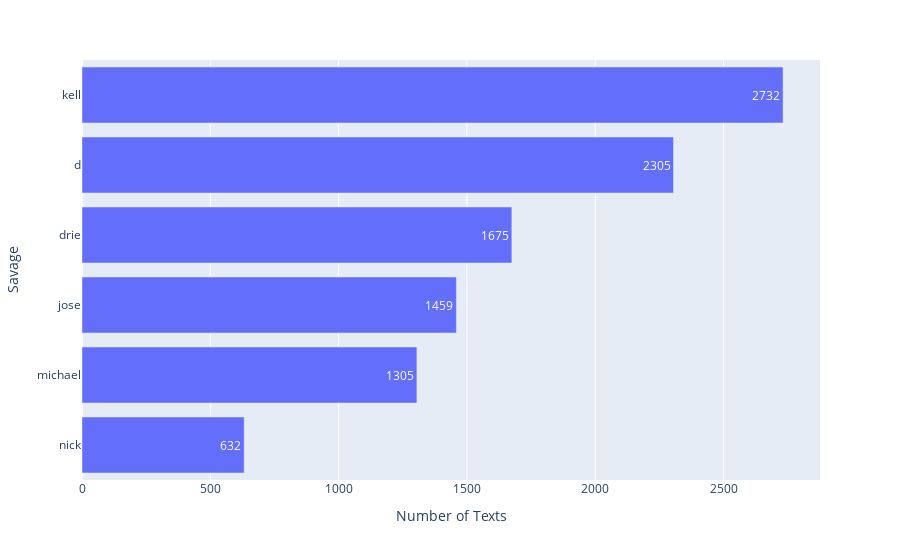

The notebook cell saved with this chart:
### Code cell
text_graph.show()

### Figure 1 — Plotly figure (JSON) as saved in the notebook; plotly's stock layout.template omitted (floating-point values rounded to 4 significant figures)
{"data": [{"alignmentgroup": "True", "hovertemplate": "Number of Texts=%{x}<br>Savage=%{y}<br>text=%{text}<extra></extra>", "legendgroup": "", "marker": {"color": "#636efa", "pattern": {"shape": ""}}, "name": "", "offsetgroup": "", "orientation": "h", "showlegend": false, "text": ["632", "1305", "1459", "1675", "2305", "2732"], "textposition": "auto", "type": "bar", "x": [632, 1305, 1459, 1675, 2305, 2732], "xaxis": "x", "y": ["nick", "michael", "jose", "drie", "d", "kell"], "yaxis": "y"}], "layout": {"autosize": true, "barmode": "relative", "legend": {"tracegroupgap": 0}, "margin": {"t": 60}, "xaxis": {"anchor": "y", "autorange": true, "domain": [0, 1], "range": [0, 2876.0], "title": {"text": "Number of Texts"}, "type": "linear"}, "yaxis": {"anchor": "x", "autorange": true, "domain": [0, 1], "range": [-0.5, 5.5], "title": {"text": "Savage"}, "type": "category"}}}
